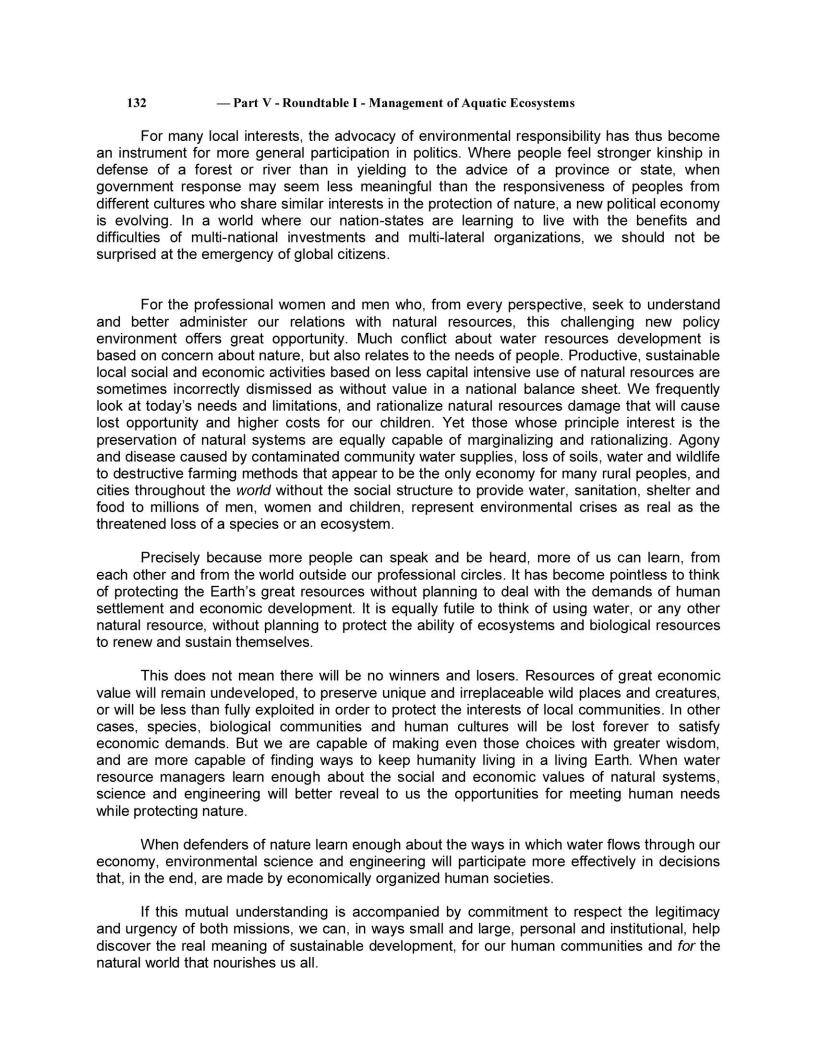
%> input picture hw1/q2/data/d5.jpg, 816 x 1056 px
$ octave --eval "doc_dct_distr;"   (GNU Octave 9; MATLAB toolbox functions it lacks are replaced by stand-ins)
%> lines starting %> are read from the running program, lines starting %| are printed output that depends on the picture
### hw1/q2/all_patch_variance.m
function [variance_dist] = all_patch_variance(img)
    [m,n] = size(img);
    k = 0;
    variances = zeros(1,floor(m/8) * floor(n/8));
    for row = 1:8:m-7
        for col = 1:8:n-7
            k = k + 1;
            patch_img = img(row:row+7,col:col+7);
            patch_img = patch_img(:);
%             Can use nfilter also
            variances(k) = var(patch_img);
        end
    end
    variances = variances(1:k);
    figure; histogram(variances);
    variance_dist = histcounts(variances);

end

### hw1/other_files/q2/doc_dct_distr.m
function [] = doc_dct_distr()
    tic;
    doc_1 = imread('data/d5.jpg');
%> doc_1 is the input picture: size 1056x816x3 uint8; min 0, max 255, mean 230.5
    doc_1 = rgb2gray(doc_1);
%> doc_1: size 1056x816 uint8
    doc_1 = double(doc_1)/255;
%> doc_1: size 1056x816 double

    doc_2 = imread('data/d6.png');
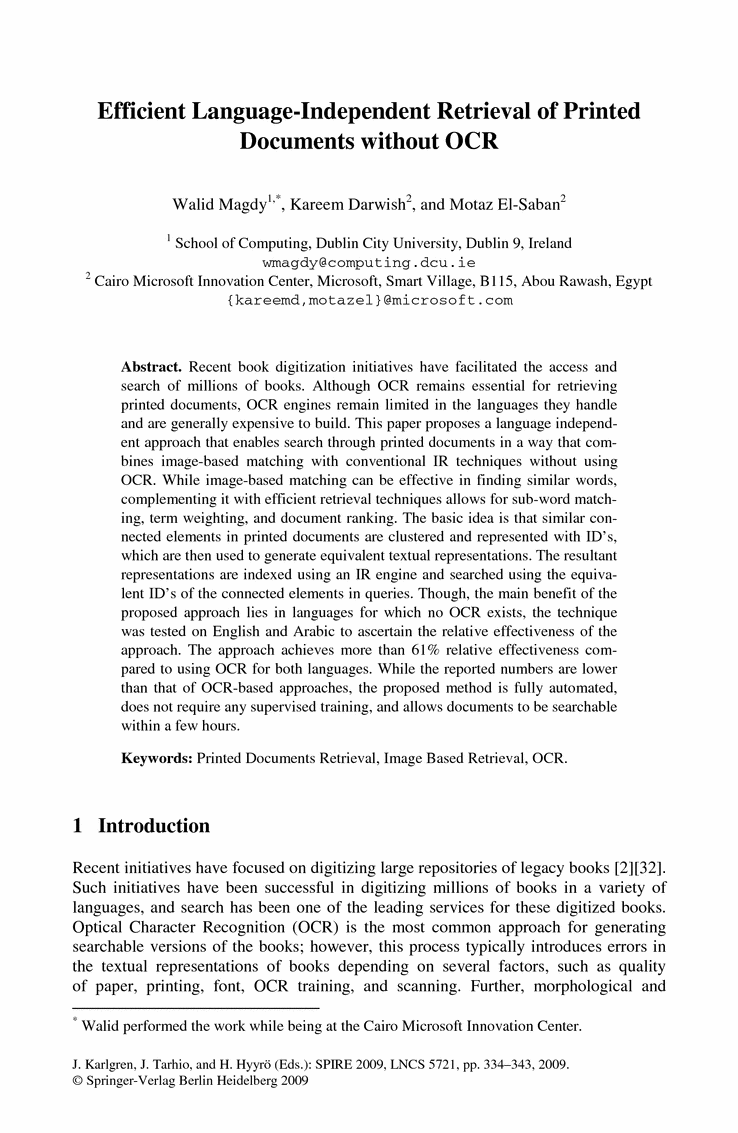
%> input picture hw1/q2/data/d6.png, 738 x 1133 px
%> doc_2 is the input picture: size 1133x738 uint8; min 1, max 254, mean 238.4
    doc_2 = double(doc_2);
%> doc_2: size 1133x738 double
%     dct_doc_1 = dct2(doc_1);
%     dct_doc_2 = dct2(doc_2);

    v = all_patch_variance(doc_1);
%> after the loop in all_patch_variance, `for row = 1:8:m-7`: k = 13464
%> in all_patch_variance, `variance_dist = histcounts(variances);`: variance_dist = 32 values, max 7317 at index 1, min 0 at index 31, mean 420.8
%> v has the same summary as variance_dist in all_patch_variance
%> `doc_dct_distr;`:
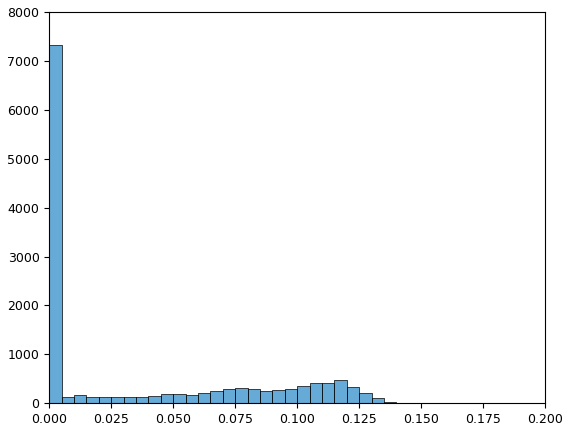
%> figure redrawn from the program's plot data; tallest bar 7317 high, from x = 0 to 0.005
    I = 0:100:10000;
    a = 100;
    b = 8000;
    N = 10^7;

    %dist = dct_distribution_uniform_var(a,b,N,I);
    %figure;plot(I,dist);
%     figure; stem(abs(dct_doc_1(2:100)));
%     figure; stem(abs(dct_doc_2(2:100)));
    toc;
end
